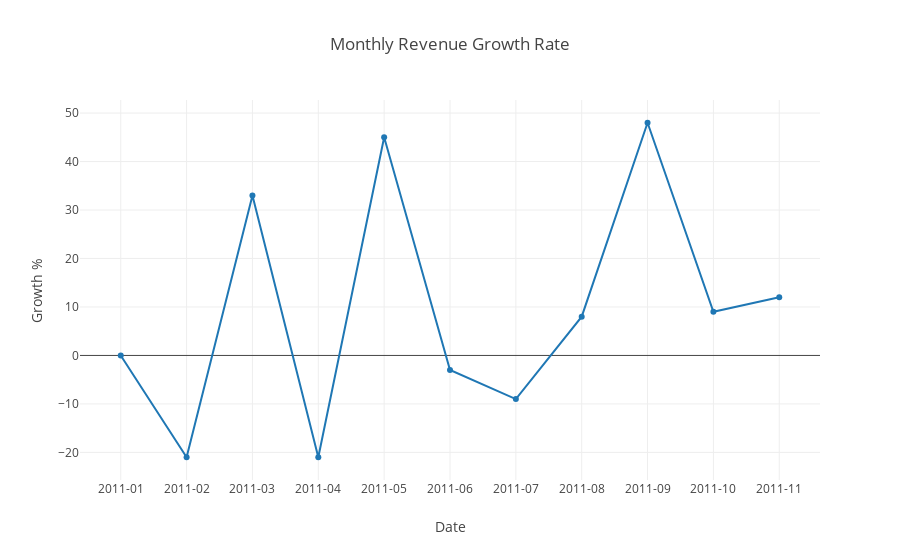

Notebook cell for this chart:
### Code cell
# graph monthly revenue growth rate 
mrg_data = [go.Scatter(x = growth['InvoicePeriod'],
                               y = growth['MonthlyGrowth%'])]

plot_layout = go.Layout(xaxis = dict(title = 'Date', type = 'category'),
                        yaxis = {'title':'Growth %'},
                        title = 'Monthly Revenue Growth Rate')

fig = go.Figure(data = mrg_data, layout=plot_layout)
pyoff.iplot(fig)

### Figure 1 — Plotly figure (JSON) as saved in the notebook; plotly's stock layout.template omitted (floating-point values rounded to 4 significant figures)
{"data": [{"type": "scatter", "uid": "6c3ff5cd-d159-451a-975e-7cf215a191b1", "x": ["2011-01", "2011-02", "2011-03", "2011-04", "2011-05", "2011-06", "2011-07", "2011-08", "2011-09", "2011-10", "2011-11"], "y": [0, -21, 33, -21, 45, -3, -9, 8, 48, 9, 12]}], "layout": {"title": {"text": "Monthly Revenue Growth Rate"}, "xaxis": {"title": {"text": "Date"}, "type": "category"}, "yaxis": {"title": {"text": "Growth %"}}}}
